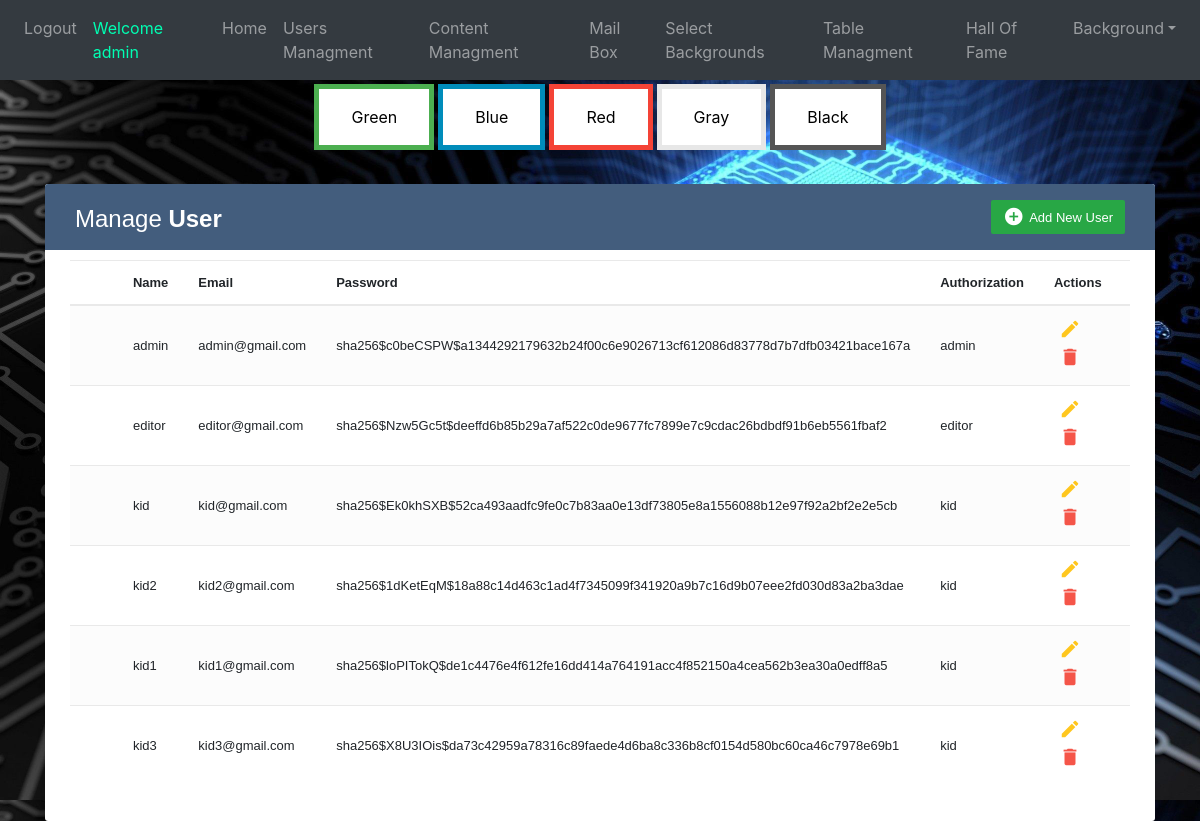
/userManagment (signed in), run on an earlier commit of the app's database.
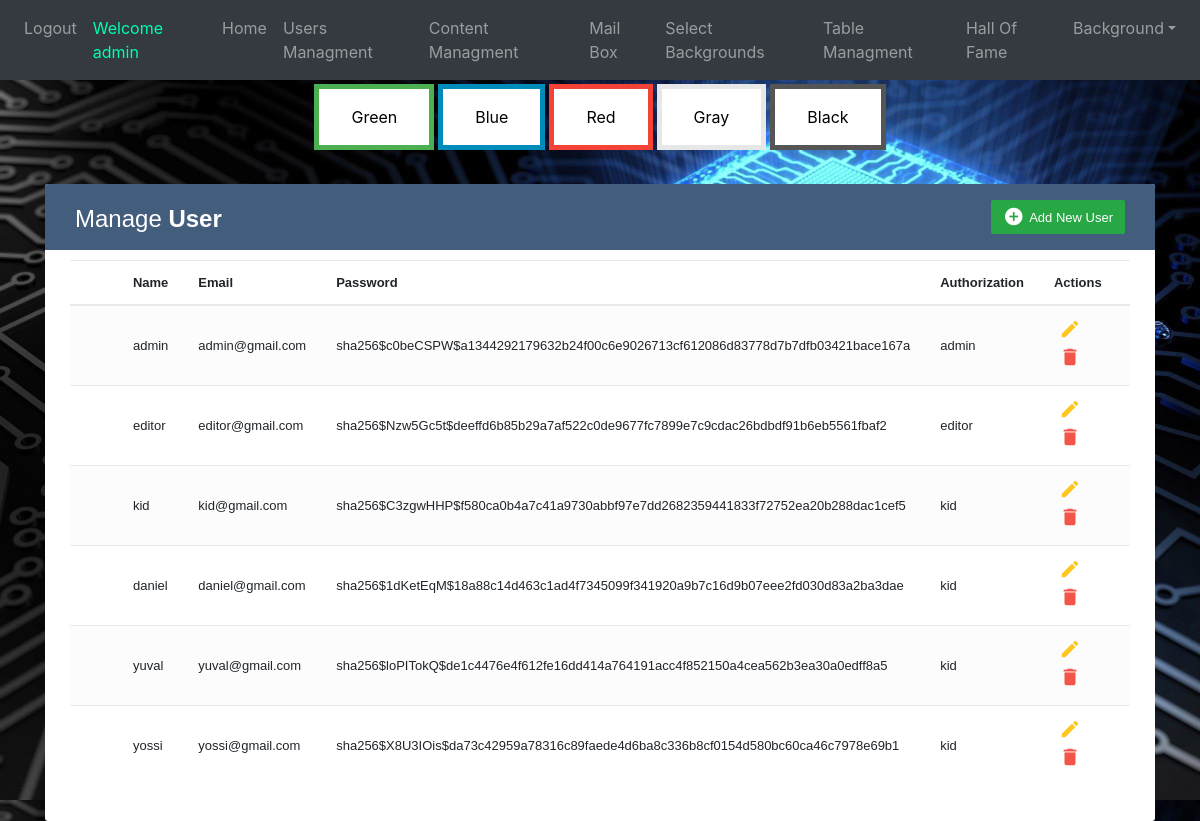
And on a later commit of the database.
### website/models.py (models this page shows)
class User(db.Model, UserMixin):
    id = db.Column(db.Integer, primary_key=True)
    email = db.Column(db.String(150), unique=True)
    password = db.Column(db.String(150))
    first_name = db.Column(db.String(150))
    auth = db.Column(db.String(50))
    background = db.Column(db.String(100))
    scores = db.relationship('Score')

### website/views.py (the view, shortened to what this page needs)
@views.route('/userManagment', methods=['GET', 'POST'])
@login_required
def userManagment():
    back=Background.query.all()
    if current_user.auth=="admin":
        users = User.query.all()
        return render_template("userManagment.html", user= current_user ,alluser=users,background=back)
    elif current_user.auth=="kid":
        flash("No Permission to current user to enter admin page.", category='error')
        return render_template("kidPage.html", user=current_user,background=back)
    else:
        flash("No Permission to current user to enter admin page.", category='error')
        return render_template("editorPage.html", user=current_user,background=back)

### website/__init__.py (called while the page is built)
def create_app():
    app = Flask(__name__)
    app.config['SECRET_KEY'] = 'hjshjhdjah kjshkjdhjs'
    app.config['SQLALCHEMY_DATABASE_URI'] = f'sqlite:///{DB_NAME}'
    db.init_app(app)
    from .views import views
    from .auth import auth
    app.register_blueprint(auth, url_prefix='/')
    app.register_blueprint(views, url_prefix='/')
    from .models import User
    create_database(app)
    login_manager = LoginManager()
    login_manager.login_view = 'auth.login'
    login_manager.init_app(app)
    @login_manager.user_loader
    def load_user(id):
        return User.query.get(int(id))
    return app

### website/templates/userManagment.html (shortened to what this page needs)
{% extends "base.html" %} {% block title %}userManagment{% endblock %} {% block content
    %}
    <!DOCTYPE html>
    <html lang="en">
    <head>
        <link rel="stylesheet" href="https://stackpath.bootstrapcdn.com/bootstrap/4.5.0/css/bootstrap.min.css">
        <link rel="stylesheet" href="https://maxcdn.bootstrapcdn.com/font-awesome/4.7.0/css/font-awesome.min.css">
    </head>
    <body_table>
        <div class="container-xl">
            <div class="table-responsive">
                <div class="table-wrapper">
                    <div class="table-title">
                        <div class="row">
                            <div class="col-sm-6">
                                <h2>Manage <b>User</b></h2>
                            </div>
                            <div class="col-sm-6">
                                <a href="#addEmployeeModal" onClick="add_click(this.id)" class="btn btn-success" data-toggle="modal">
                                    <i class="material-icons">&#xE147;</i> <span>Add New User</span></a>
                            </div>
                        </div>
                    </div>
                    <table class="table table-striped table-hover">
                        <thead>
                            <tr>
                                <th>
                                </th>
                                <th>Name</th>
                                <th>Email</th>
                                <th>Password</th>
                                <th>Authorization</th>
                                <th>Actions</th>
                            </tr>
                        </thead>
                        <tbody>
                            {%for us in alluser%}
                            <tr>
                                <td>
                                </td>
                                <td>{{us.first_name}}</td>
                                <td>{{us.email}}</td>
                                <td>{{us.password}}</td>
                                <td>{{us.auth}}</td>
                                <td>
                                    <a href="#editEmployeeModal"  class="edit" data-toggle="modal">
                                        <i id={{us.id}} class="material-icons"
                                        onClick="edit_click(this.id,'{{us.first_name}}','{{us.email}}','{{us.auth}}')" data-toggle="tooltip" title="Edit">&#xE254;</i></a>
                                    <a href="#deleteEmployeeModal" class="delete" data-toggle="modal"><i id={{us.id}} class="material-icons" onClick="delete_click(this.id)" data-toggle="tooltip" title="Delete">&#xE872;</i></a>
                                </td>
                            </tr>
                            {%endfor%}
                        </tbody>
                    </table>
                </div>
            </div>
        </div>
    </body_table>
</html>
{% endblock %}

### website/templates/base.html (shortened to what this page needs)
<!DOCTYPE html>
<html>
  <head>
    <link
      rel="stylesheet"
      href="https://stackpath.bootstrapcdn.com/bootstrap/4.4.1/css/bootstrap.min.css"
    />
    <link
      rel="stylesheet"
      href="https://stackpath.bootstrapcdn.com/font-awesome/4.7.0/css/font-awesome.min.css"
    />
  </head>
  <body>
    <nav class="navbar navbar-expand-lg navbar-dark bg-dark">
      <div class="collapse navbar-collapse" id="navbar">
        <div class="navbar-nav">
          {% if user.is_authenticated %}
          <a class="nav-item nav-link" onmouseover="logOutSound()" id="logout" href="/logout">Logout</a>
          <a class="nav-item nav-link" style="color: rgb(0, 255, 179);">Welcome {{user.first_name}}</a>
            {% if user.auth=="admin" %}
            <a class="nav-item nav-link" id="managment" href="/adminPage">Home</a>
            <a class="nav-item nav-link" id="managment" href="/userManagment">Users Managment</a>
            <a class="nav-item nav-link" id="managment" href="/contentManagement">Content Managment</a>
            <a class="nav-item nav-link" id="managment" href="/mailBox">Mail Box</a>
            <a class="nav-item nav-link" id="managment" href="/selectBackgrounds">Select Backgrounds</a>
            <a class="nav-item nav-link" id="managment" href="/tableManagment">Table Managment</a>
            <a class="nav-item nav-link" id="managment" href="/hallOfFame">Hall Of Fame</a>
            {% endif %}
          <div class="nav-item dropdown">
            <a class="nav-link dropdown-toggle btnnavbar" href="#" id="navbarDropdownMenuLink" role="button" data-toggle="dropdown" aria-haspopup="true" aria-expanded="false" >Background</a>
          </div>
          {% else %}
          <a class="nav-item nav-link" id="login" href="/">Login</a>
          {% endif %}
        </div>
      </div>
    </nav>
    <div class="d-flex justify-content-center">
      <button class="button button1" onclick="BackGreen()">Green</button>
      <button class="button button2" onclick="BackBlue()">Blue</button>
      <button class="button button3" onclick="BackRed()">Red</button>
      <button class="button button4" onclick="BackGray()">Gray</button>
      <button class="button button5" onclick="BackBlack()">Black</button>
    </div>
    <div class="container-fluid">{% block content %} {% endblock %}</div>
  </body>
</html>

### website/templates/userManagment.html (style rules this page uses)
body_table { color: #566787; background: #f5f5f5; font-family: 'Varela Round', sans-serif; font-size: 13px; }
.table-responsive { margin: 30px 0; }
.table-wrapper { background: #fff; padding: 20px 25px; border-radius: 3px; min-width: 1000px; box-shadow: 0 1px 1px rgba(0,0,0,.05); }
.table-title { padding-bottom: 15px; background: #435d7d; color: #fff; padding: 16px 30px; min-width: 100%; margin: -20px -25px 10px; border-radius: 3px 3px 0 0; }
.table-title h2 { margin: 5px 0 0; font-size: 24px; }
.table-title .btn { color: #fff; float: right; font-size: 13px; border: none; min-width: 50px; border-radius: 2px; border: none; outline: none !important; margin-left: 10px; }
.table-title .btn i { float: left; font-size: 21px; margin-right: 5px; }
.table-title .btn span { float: left; margin-top: 2px; }
table.table tr th, table.table tr td { border-color: #e9e9e9; padding: 12px 15px; vertical-align: middle; }
table.table tr th:first-child { width: 60px; }
table.table tr th:last-child { width: 100px; }
table.table-striped tbody tr:nth-of-type(odd) { background-color: #fcfcfc; }
table.table td:last-child i { opacity: 0.9; font-size: 22px; margin: 0 5px; }
table.table td a { font-weight: bold; color: #566787; display: inline-block; text-decoration: none; outline: none !important; }
table.table td a.edit { color: #FFC107; }
table.table td a.delete { color: #F44336; }
table.table td i { font-size: 19px; }

What changed in the data, as far as the page shows it:
changed User "kid@gmail.com": password "sha256$Ek0khSXB$52ca493aadfc9fe0c7b83aa0e13df73805e8a1556088b12e97f92a2bf2e2e5cb" → "sha256$C3zgwHHP$f580ca0b4a7c41a9730abbf97e7dd2682359441833f72752ea20b288dac1cef5"
changed User "sha256$1dKetEqM$18a88c14d463c1ad4f7345099f341920a9b7c16d9b07eee2fd030d83a2ba3dae": first_name "kid2" → "daniel"; email "kid2@gmail.com" → "daniel@gmail.com"
changed User "sha256$loPITokQ$de1c4476e4f612fe16dd414a764191acc4f852150a4cea562b3ea30a0edff8a5": first_name "kid1" → "yuval"; email "kid1@gmail.com" → "yuval@gmail.com"
changed User "sha256$X8U3IOis$da73c42959a78316c89faede4d6ba8c336b8cf0154d580bc60ca46c7978e69b1": first_name "kid3" → "yossi"; email "kid3@gmail.com" → "yossi@gmail.com"
